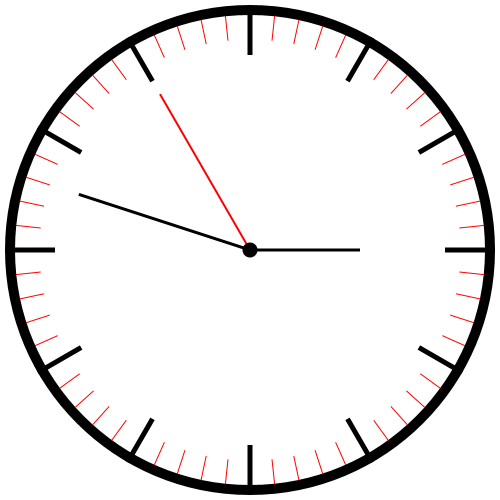
Frame 1 (no input)
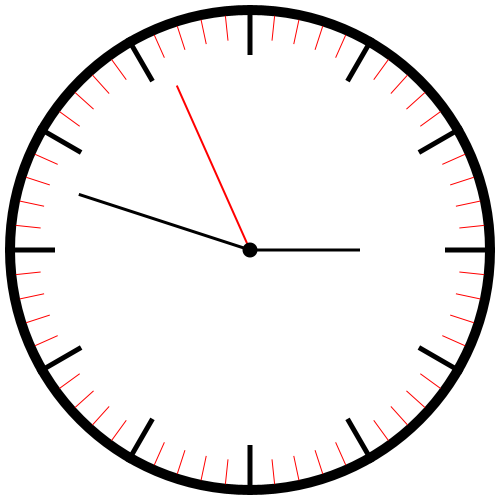
Frame 60 (the mouse pressed at the canvas centre just before this capture)
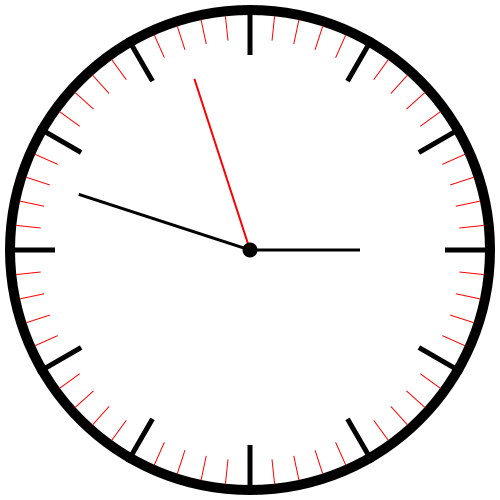
Frame 120 (the mouse held since frame 60 and released just before this capture)

The Processing sketch that drew these frames (run headless with seeded random() and noise(); from frame 60 on, the mouse is pressed at the canvas centre):

// Processing sketch: processing_143605
// ── processing_143605.pde

void setup() {
size(500,500);
background(255);
noStroke();
rectMode(CENTER);
}

void draw(){
float Sekunden = map(second(), 0, 60, 0, 360);
float Minuten = map(minute(), 0, 60, 0, 360);
float Stunden = map(hour(), 0, 12, 0, 360);
background(255);
fill(0);
ellipse(250,250,490,490);
fill(255);
ellipse(250,250,470,470);
fill(0);
translate(width/2, height/2);
// Sekunden
pushMatrix();
rotate(radians(180+Sekunden));
translate(0, 90);
fill(255,0,0);
rect(0, 0, 2, 180);
popMatrix();
// Minuten
pushMatrix();
rotate(radians(180+Minuten));
translate(0, 90);
fill(0);
rect(0, 0, 3, 180);
popMatrix();
//Stunde
pushMatrix();
rotate(radians(180+Stunden));
translate(0, 55);
fill(0);
rect(0, 0, 3, 110);
popMatrix();
// Kleine
for (int i=0; i<360; i+=6)
{
pushMatrix();
rotate(radians(i));
translate(0, 223);
fill(255,0,0);
rect(0, 0, 1, 25);
popMatrix();
}
// Große
for (int i=0; i<360; i+=30)
{
pushMatrix();
rotate(radians(i));
translate(0, 220);
fill(0);
rect(0, 0, 5, 50);
popMatrix();
}

// Mittelpunkt
ellipse(0,0,15,15);
}
